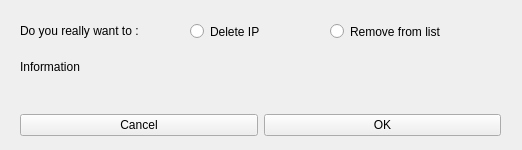
<?xml version="1.0" encoding="UTF-8"?>
<ui version="4.0">
 <class>Remove_form</class>
 <widget class="QWidget" name="Remove_form">
  <property name="geometry">
   <rect>
    <x>0</x>
    <y>0</y>
    <width>522</width>
    <height>150</height>
   </rect>
  </property>
  <property name="minimumSize">
   <size>
    <width>522</width>
    <height>150</height>
   </size>
  </property>
  <property name="maximumSize">
   <size>
    <width>522</width>
    <height>150</height>
   </size>
  </property>
  <property name="windowTitle">
   <string>Form</string>
  </property>
  <widget class="QWidget" name="horizontalLayoutWidget">
   <property name="geometry">
    <rect>
     <x>20</x>
     <y>110</y>
     <width>481</width>
     <height>31</height>
    </rect>
   </property>
   <layout class="QHBoxLayout" name="horizontalLayout">
    <item>
     <widget class="QPushButton" name="pushButton_3">
      <property name="text">
       <string>Cancel</string>
      </property>
     </widget>
    </item>
    <item>
     <widget class="QPushButton" name="pushButton_2">
      <property name="text">
       <string>OK</string>
      </property>
     </widget>
    </item>
   </layout>
  </widget>
  <widget class="QLabel" name="label">
   <property name="geometry">
    <rect>
     <x>20</x>
     <y>10</y>
     <width>161</width>
     <height>41</height>
    </rect>
   </property>
   <property name="text">
    <string>Do you really want to : </string>
   </property>
  </widget>
  <widget class="QLabel" name="label_2">
   <property name="geometry">
    <rect>
     <x>20</x>
     <y>36</y>
     <width>481</width>
     <height>61</height>
    </rect>
   </property>
   <property name="text">
    <string>Information</string>
   </property>
  </widget>
  <widget class="QRadioButton" name="radioButton">
   <property name="geometry">
    <rect>
     <x>190</x>
     <y>20</y>
     <width>112</width>
     <height>23</height>
    </rect>
   </property>
   <property name="text">
    <string>Delete IP</string>
   </property>
  </widget>
  <widget class="QRadioButton" name="radioButton_2">
   <property name="geometry">
    <rect>
     <x>330</x>
     <y>20</y>
     <width>171</width>
     <height>23</height>
    </rect>
   </property>
   <property name="text">
    <string>Remove from list</string>
   </property>
  </widget>
 </widget>
 <resources/>
 <connections/>
</ui>
